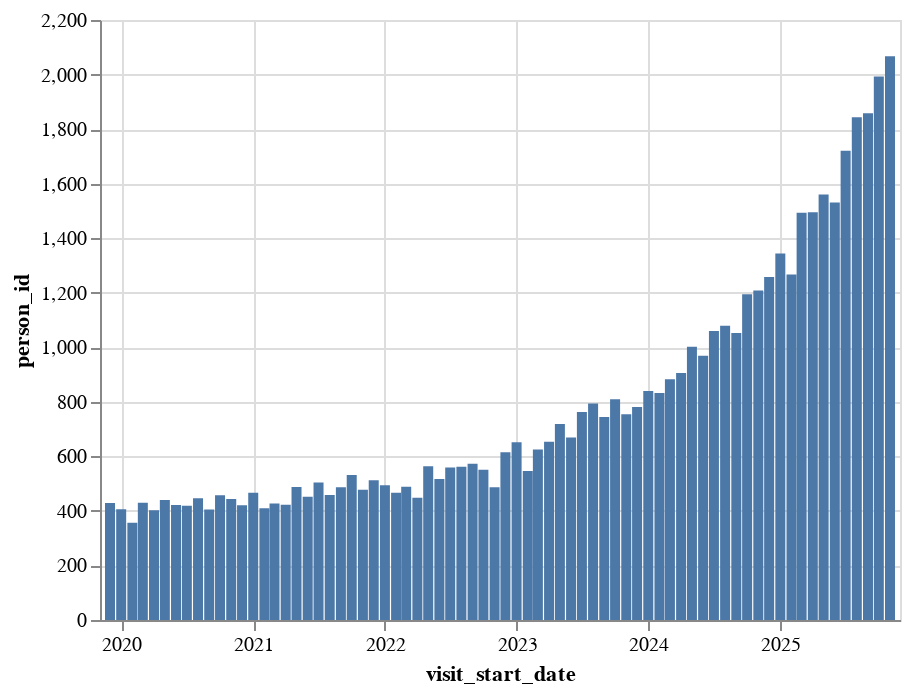

The notebook cell this image was saved under:
### Code cell
alt.Chart(visit_fix_start_dates_summary).mark_bar().encode(
    x='visit_start_date:T',
    y='person_id:Q'
)

### Figure 1 — Vega-Lite specification as saved in the notebook (floating-point values rounded to 4 significant figures)
{"config": {"view": {"continuousWidth": 400, "continuousHeight": 300}}, "data": {"name": "data-3172f3d5033152a0f92e8ae54f8cf9d3"}, "mark": "bar", "encoding": {"x": {"type": "temporal", "field": "visit_start_date"}, "y": {"type": "quantitative", "field": "person_id"}}, "$schema": "https://vega.github.io/schema/vega-lite/v4.8.1.json", "datasets": {"data-3172f3d5033152a0f92e8ae54f8cf9d3": [{"visit_start_date": "2019-12", "person_id": 429}, {"visit_start_date": "2020-01", "person_id": 406}, {"visit_start_date": "2020-02", "person_id": 357}, {"visit_start_date": "2020-03", "person_id": 430}, {"visit_start_date": "2020-04", "person_id": 402}, {"visit_start_date": "2020-05", "person_id": 440}, {"visit_start_date": "2020-06", "person_id": 422}, {"visit_start_date": "2020-07", "person_id": 419}, {"visit_start_date": "2020-08", "person_id": 446}, {"visit_start_date": "2020-09", "person_id": 405}, {"visit_start_date": "2020-10", "person_id": 457}, {"visit_start_date": "2020-11", "person_id": 444}, {"visit_start_date": "2020-12", "person_id": 421}, {"visit_start_date": "2021-01", "person_id": 467}, {"visit_start_date": "2021-02", "person_id": 410}, {"visit_start_date": "2021-03", "person_id": 427}, {"visit_start_date": "2021-04", "person_id": 423}, {"visit_start_date": "2021-05", "person_id": 488}, {"visit_start_date": "2021-06", "person_id": 452}, {"visit_start_date": "2021-07", "person_id": 504}, {"visit_start_date": "2021-08", "person_id": 458}, {"visit_start_date": "2021-09", "person_id": 487}, {"visit_start_date": "2021-10", "person_id": 532}, {"visit_start_date": "2021-11", "person_id": 478}, {"visit_start_date": "2021-12", "person_id": 512}, {"visit_start_date": "2022-01", "person_id": 494}, {"visit_start_date": "2022-02", "person_id": 467}, {"visit_start_date": "2022-03", "person_id": 489}, {"visit_start_date": "2022-04", "person_id": 448}, {"visit_start_date": "2022-05", "person_id": 564}, {"visit_start_date": "2022-06", "person_id": 517}, {"visit_start_date": "2022-07", "person_id": 559}, {"visit_start_date": "2022-08", "person_id": 562}, {"visit_start_date": "2022-09", "person_id": 573}, {"visit_start_date": "2022-10", "person_id": 551}, {"visit_start_date": "2022-11", "person_id": 487}, {"visit_start_date": "2022-12", "person_id": 615}, {"visit_start_date": "2023-01", "person_id": 652}, {"visit_start_date": "2023-02", "person_id": 546}, {"visit_start_date": "2023-03", "person_id": 625}, {"visit_start_date": "2023-04", "person_id": 654}, {"visit_start_date": "2023-05", "person_id": 719}, {"visit_start_date": "2023-06", "person_id": 669}, {"visit_start_date": "2023-07", "person_id": 763}, {"visit_start_date": "2023-08", "person_id": 794}, {"visit_start_date": "2023-09", "person_id": 744}, {"visit_start_date": "2023-10", "person_id": 809}, {"visit_start_date": "2023-11", "person_id": 754}, {"visit_start_date": "2023-12", "person_id": 781}, {"visit_start_date": "2024-01", "person_id": 840}, {"visit_start_date": "2024-02", "person_id": 832}, {"visit_start_date": "2024-03", "person_id": 883}, {"visit_start_date": "2024-04", "person_id": 906}, {"visit_start_date": "2024-05", "person_id": 1002}, {"visit_start_date": "2024-06", "person_id": 969}, {"visit_start_date": "2024-07", "person_id": 1060}, {"visit_start_date": "2024-08", "person_id": 1079}, {"visit_start_date": "2024-09", "person_id": 1052}, {"visit_start_date": "2024-10", "person_id": 1194}, {"visit_start_date": "2024-11", "person_id": 1208}, {"visit_start_date": "2024-12", "person_id": 1258}, {"visit_start_date": "2025-01", "person_id": 1344}, {"visit_start_date": "2025-02", "person_id": 1267}, {"visit_start_date": "2025-03", "person_id": 1493}, {"visit_start_date": "2025-04", "person_id": 1495}, {"visit_start_date": "2025-05", "person_id": 1560}, {"visit_start_date": "2025-06", "person_id": 1531}, {"visit_start_date": "2025-07", "person_id": 1721}, {"visit_start_date": "2025-08", "person_id": 1843}, {"visit_start_date": "2025-09", "person_id": 1858}, {"visit_start_date": "2025-10", "person_id": 1993}, {"visit_start_date": "2025-11", "person_id": 2067}]}}
